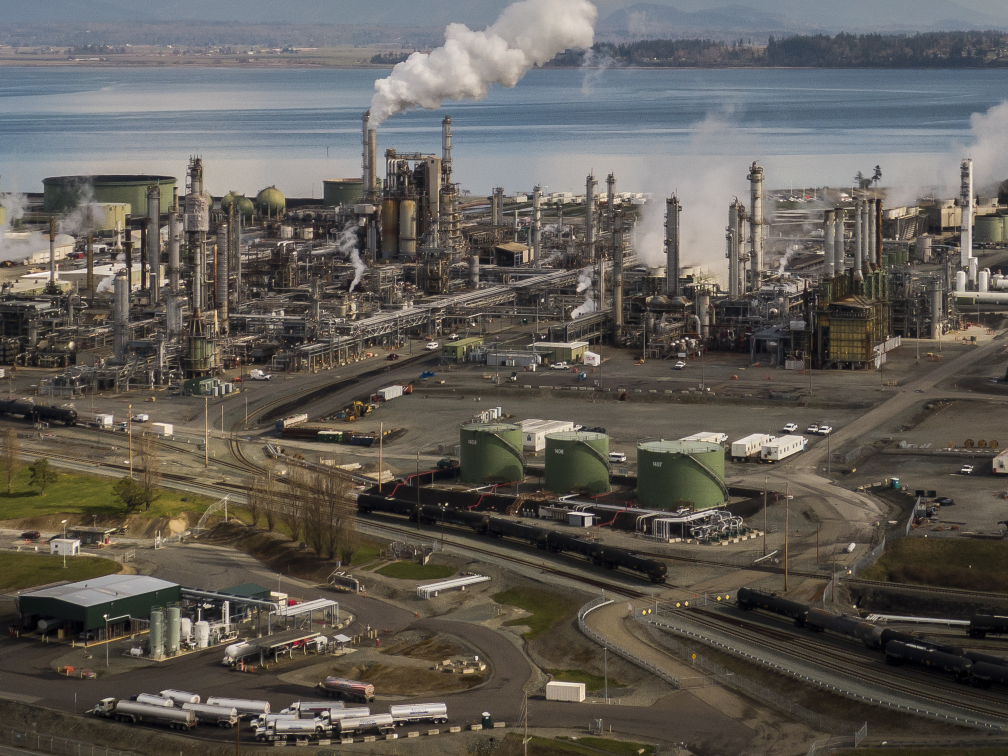
//> input picture gas_refinery.png, 2016 x 1512 px (shown at 1/2 size)
$ ./tracker_engine   (built with g++ and OpenCV 4)
//> lines starting //> are read from the running program, lines starting //| are printed output that depends on the picture
#include <iostream>
#include <vector>
#include <cmath>
#include <iomanip>
#include <map>
#include <algorithm>
#include <random>
#include <chrono>
#include <ctime>
#include <sstream>
#include <sys/stat.h>
#include <opencv2/opencv.hpp>

const int GRID_W = 40;
const int GRID_H = 20;
const int TOTAL_FRAMES = 20;

struct PlumeSource {
    std::string gas_type;
    double base_x, base_y;
    double intensity;
    double base_vx, base_vy;
    bool is_stationary;
};

// Generates simulation grid frame with fixed persistent cloud assignments
std::vector<std::vector<double>> renderGridFrame(int t, const std::vector<PlumeSource>& sources) {
    std::vector<std::vector<double>> grid(GRID_H, std::vector<double>(GRID_W, 0.0));

    for (const auto& src : sources) {
        int active_duration = t;

        // If stationary, position doesn't change over time; if moving, apply velocity & subtle drift
        double curr_x = src.base_x;
        double curr_y = src.base_y;

        if (!src.is_stationary) {
            double turbulence_x = std::sin(active_duration * 0.5 + src.base_x) * 0.2;
            double turbulence_y = std::cos(active_duration * 0.4 + src.base_y) * 0.15;
            curr_x += (src.base_vx + turbulence_x) * active_duration;
            curr_y += (src.base_vy + turbulence_y) * active_duration;
        }

        for (int y = 0; y < GRID_H; ++y) {
            for (int x = 0; x < GRID_W; ++x) {
                double dist_sq = (x - curr_x) * (x - curr_x) + (y - curr_y) * (y - curr_y);
                double plume_val = src.intensity * std::exp(-dist_sq / 7.0);
                grid[y][x] += plume_val;
            }
        }
    }
    return grid;
}

// Helper to get formatted timestamps for folders and display
std::string getTimestampString(const std::string& format_str) {
    auto now = std::chrono::system_clock::now();
    std::time_t now_time = std::chrono::system_clock::to_time_t(now);
    char buf[100];
    std::strftime(buf, sizeof(buf), format_str.c_str(), std::localtime(&now_time));
    return std::string(buf);
}

int main() {
    std::cout << "====================================================\n";
    std::cout << "=== FTIR PLUME CONSISTENT SIMULATION ENGINE      ===\n";
    std::cout << "====================================================\n\n";

    std::string display_time = getTimestampString("%Y-%m-%d %H:%M");
    std::string folder_time = getTimestampString("%Y%m%d_%H%M%S");
    std::string run_directory = "run_" + folder_time;

// Create unique output directory for this run
#if defined(_WIN32)
    ::_mkdir(run_directory.c_str());
#else
    ::mkdir(run_directory.c_str(), 0777);
#endif
    std::cout << "[INFO] Created Unique Run Directory: " << run_directory << "/\n";

    // Load background image
    cv::Mat background = cv::imread("../gas_refinery.png");
//> background is the input picture: 1512 rows x 2016 cols, CV_8UC3; mean B, G, R 86.2, 92.3, 96.6
    if (background.empty()) {
        std::cerr << "[ERROR] Could not load gas_refinery.png! Ensure it is in the root directory.\n";
        return 1;
    }

    // Setup Video Writer inside the unique run folder
    std::string video_filename = run_directory + "/ftir_simulation_output.mp4";
    int codec = cv::VideoWriter::fourcc('a', 'v', 'c', '1');
    double fps = 2.0;
    cv::VideoWriter video_writer(video_filename, codec, fps, background.size(), true);

    // Randomly generate 1 to 5 persistent clouds fixed for this entire run
    std::random_device rd;
    std::mt19937 gen(rd());
    std::uniform_int_distribution<> cloud_count_dist(0, 5);
    std::uniform_real_distribution<> pos_x_dist(6.0, 34.0);
    std::uniform_real_distribution<> pos_y_dist(4.0, 16.0);
    std::uniform_real_distribution<> intensity_dist(0.8, 0.98);
    std::uniform_real_distribution<> vel_dist(-0.4, 0.4);
    std::bernoulli_distribution stationary_dist(0.4); // 40% chance a cloud is stationary

    std::vector<std::string> possible_gases = {"Ammonia", "Methane", "Chlorine", "Propane", "HydrogenSulfide"};
    std::uniform_int_distribution<> gas_type_dist(0, possible_gases.size() - 1);

    int generated_clouds = cloud_count_dist(gen);
    std::vector<PlumeSource> active_leaks;

    std::cout << "[SCENARIO] Locked " << generated_clouds << " consistent cloud(s) for this run session:\n";
    for (int i = 0; i < generated_clouds; ++i) {
        PlumeSource src;
        src.gas_type = possible_gases[gas_type_dist(gen)];
        src.base_x = pos_x_dist(gen);
        src.base_y = pos_y_dist(gen);
        src.intensity = intensity_dist(gen);
        src.base_vx = vel_dist(gen);
        src.base_vy = vel_dist(gen);
        src.is_stationary = stationary_dist(gen);
        active_leaks.push_back(src);

        std::cout << "  - Plume #" << (i + 1) << ": Type=" << src.gas_type
                  << " | Pos(" << std::fixed << std::setprecision(1) << src.base_x << ", " << src.base_y
                  << ") | Mode: " << (src.is_stationary ? "Stationary" : "Moving") << "\n";
    }
    std::cout << "\n";

    // Iterative Frame Processing Loop
    for (int t = 0; t < TOTAL_FRAMES; ++t) {
        std::cout << "----------------------------------------------------\n";
        std::cout << "[PROCESSING] Frame t = " << t << " / " << (TOTAL_FRAMES - 1) << "...\n";

        auto grid = renderGridFrame(t, active_leaks);
        cv::Mat frame = background.clone();
        cv::Mat heat_mask = cv::Mat::zeros(background.size(), CV_8UC3);

        int anomalous_pixels = 0;
        for (int gy = 0; gy < GRID_H; ++gy) {
            for (int gx = 0; gx < GRID_W; ++gx) {
                double val = grid[gy][gx];
                if (val > 0.15) {
                    anomalous_pixels++;
                    int img_x = (gx * background.cols) / GRID_W;
                    int img_y = (gy * background.rows) / GRID_H;
                    int box_w = background.cols / GRID_W;
                    int box_h = background.rows / GRID_H;

                    uchar intensity_byte = static_cast<uchar>(std::min(val * 255.0, 255.0));
                    cv::rectangle(heat_mask, cv::Rect(img_x, img_y, box_w, box_h), cv::Scalar(0, intensity_byte, 255 - intensity_byte), -1);
                }
            }
        }

        cv::Mat colored_heat;
        cv::applyColorMap(heat_mask, colored_heat, cv::COLORMAP_JET);

        double alpha = 0.45;
        cv::Mat blended;
        cv::addWeighted(colored_heat, alpha, frame, 1.0 - alpha, 0.0, blended);

        // Draw targets based on persistent cloud states
        for (const auto& src : active_leaks) {
            double cx = src.base_x;
            double cy = src.base_y;
            if (!src.is_stationary) {
                double turb_x = std::sin(t * 0.5 + src.base_x) * 0.2;
                double turb_y = std::cos(t * 0.4 + src.base_y) * 0.15;
                cx += (src.base_vx + turb_x) * t;
                cy += (src.base_vy + turb_y) * t;
            }

            int px = static_cast<int>((cx / GRID_W) * background.cols);
            int py = static_cast<int>((cy / GRID_H) * background.rows);

            cv::rectangle(blended, cv::Rect(px - 65, py - 45, 130, 90), cv::Scalar(0, 255, 0), 2);
            cv::putText(blended, src.gas_type + " [LATCHED]", cv::Point(px - 63, py - 53),
                        cv::FONT_HERSHEY_SIMPLEX, 0.5, cv::Scalar(0, 255, 0), 2);

            std::cout << "  -> TRACKED TARGET [" << src.gas_type << "]: Pos(" << std::fixed << std::setprecision(1)
                      << cx << ", " << cy << ") | Status: " << (src.is_stationary ? "Stationary" : "Drifting") << "\n";
        }

        // Stamp Timestamp onto the bottom-left corner
        std::string timestamp_label = "RUN TIME: " + display_time + " | FRAME: " + std::to_string(t);
        cv::putText(blended, timestamp_label, cv::Point(30, background.rows - 30),
                    cv::FONT_HERSHEY_SIMPLEX, 0.7, cv::Scalar(255, 255, 255), 2);

        // Save individual frame into the unique run folder
        std::string filename = run_directory + "/output_frame_t" + std::to_string(t) + ".png";
        cv::imwrite(filename, blended);
        if (video_writer.isOpened()) {
            video_writer.write(blended);
        }
        std::cout << "  [SUCCESS] Frame saved: " << filename << "\n";
    }
//> this loop made 20 passes
//> pass 1, `cv::addWeighted(colored_heat, alpha, frame, 1.0 - alpha, 0.0, blended);`:
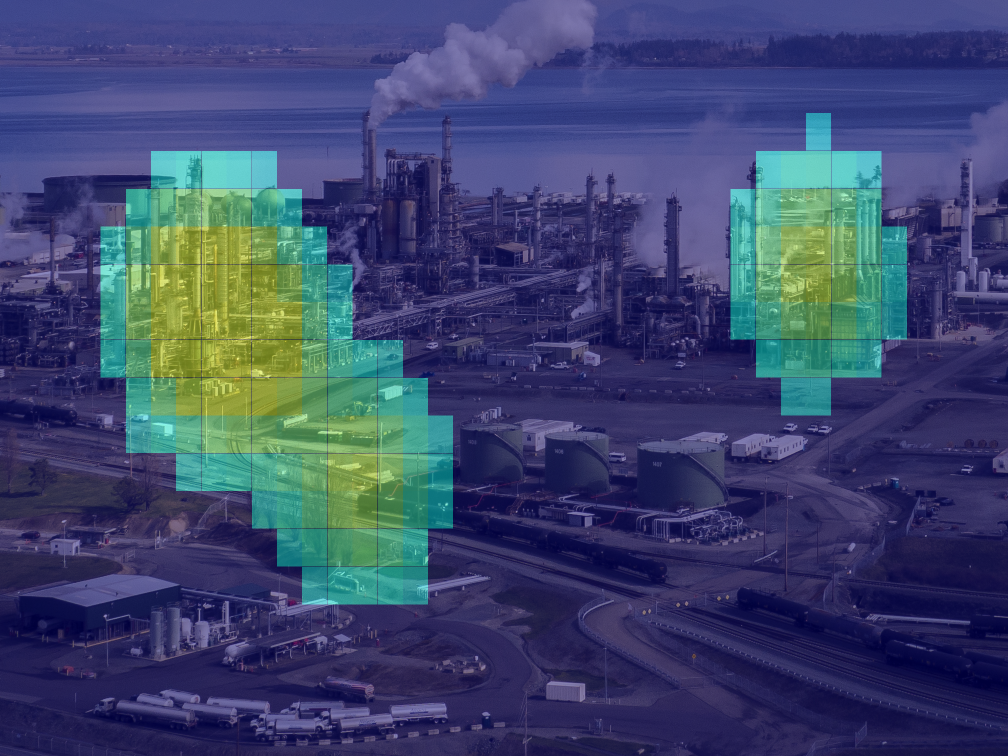
//> blended: 1512 rows x 2016 cols, CV_8UC3 (shown at 1/2 size); mean B, G, R 108.5, 71.3, 60.1
//> pass 1, `cv::imwrite(filename, blended);`:
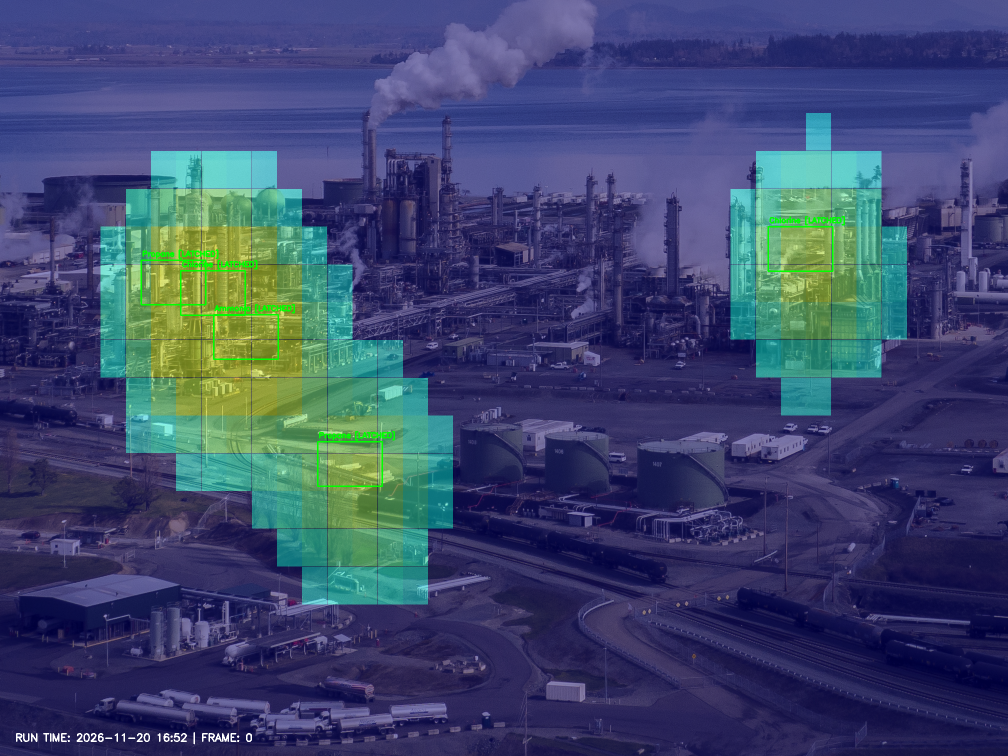
//> saved as output_frame_t0.png: 1512 rows x 2016 cols, CV_8UC3 (shown at 1/2 size); mean B, G, R 108.4, 71.9, 59.8
//> pass 2, `cv::imwrite(filename, blended);`:
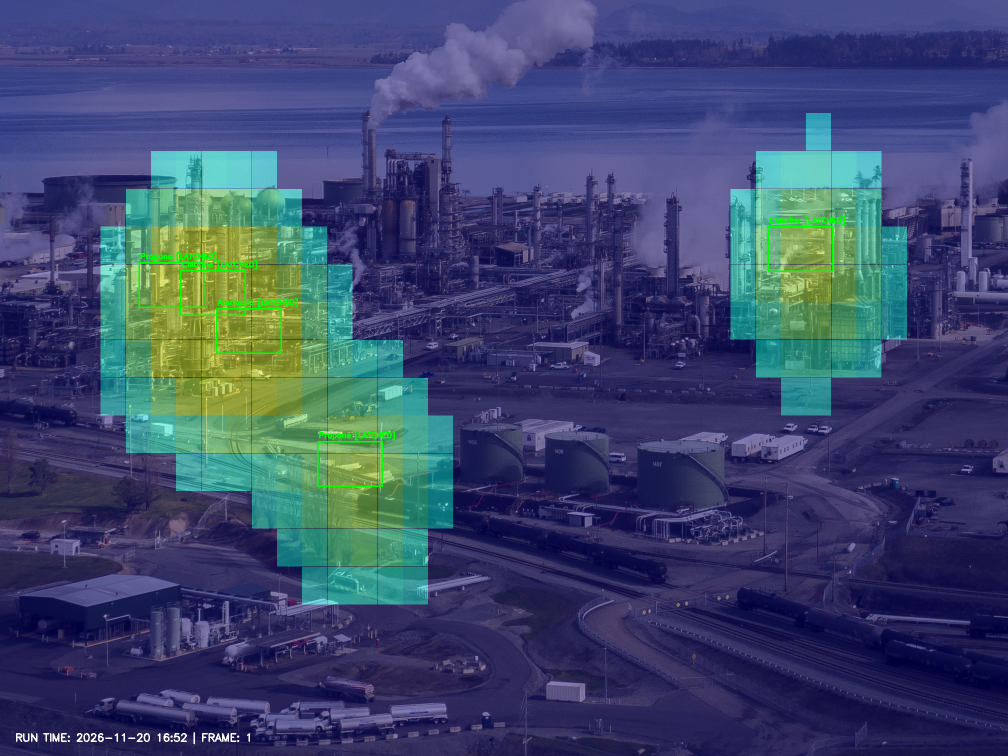
//> saved as output_frame_t1.png: 1512 rows x 2016 cols, CV_8UC3 (shown at 1/2 size); mean B, G, R 108.4, 72, 59.8

    if (video_writer.isOpened()) {
        video_writer.release();
        std::cout << "\n[SUCCESS] MP4 Video saved to: " << video_filename << "\n";
    }

    std::cout << "================================================----\n";
    return 0;
}
